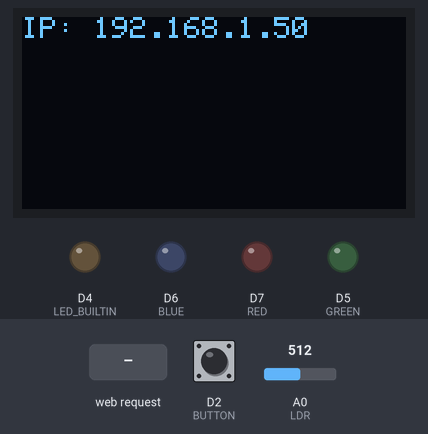
A program run on a simulated ESP8266 (NodeMCU). Shown: 128×64 one-colour display, output pins drawn as LEDs (lit = HIGH, except the on-board LED, lit = LOW). The test bench sets the inputs (shaded band); at power-on: D2 (BUTTON) LOW, A0 (LDR) = 512. WiFi joins after 1.5 s; servers stay silent unless stated; the display library's start-up logo is not drawn; storage starts empty; not simulated (calls return 0 or success): credentials.h; what the program prints to the serial monitor is not drawn.

Above: at 7.9 s.
8.0 s: HTTP request GET /?redon=1 received
At 8.9 s:
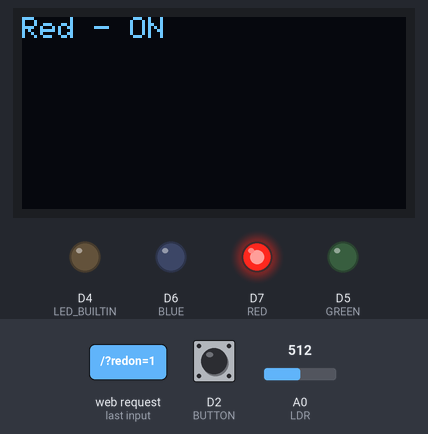
9.6 s: HTTP request GET /?greenon=1 received
At 10.2 s:
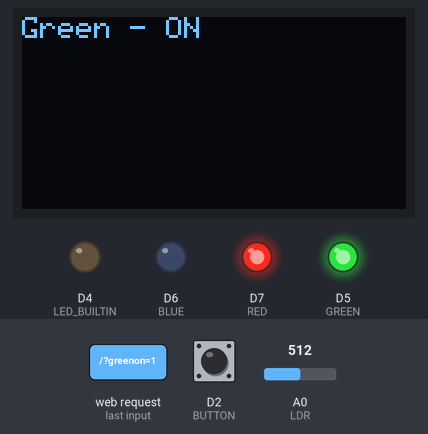
11.2 s: HTTP request GET /?redoff=1 received
At 12.5 s:
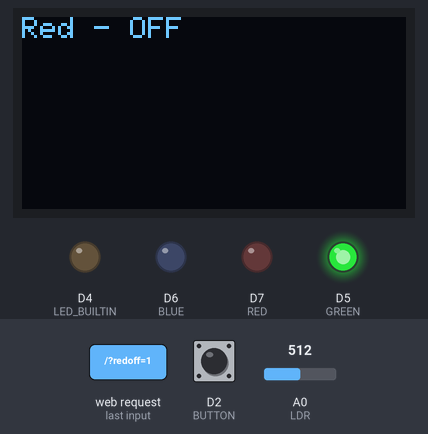
12.8 s: HTTP request GET /?redon=0 received
At 13.8 s:
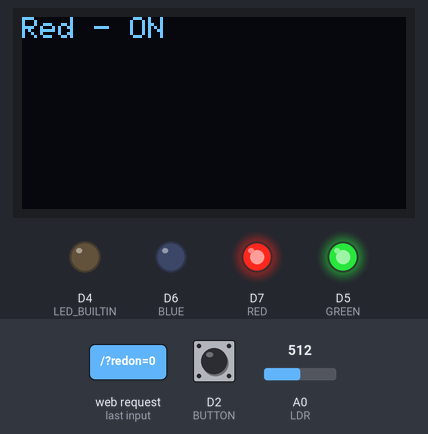
14.4 s: HTTP request GET /?redoff=0 received
At 14.46 s:
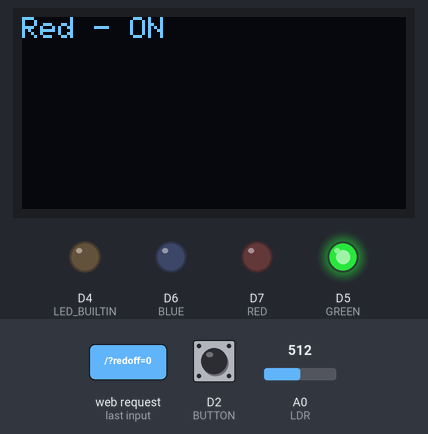
16.0 s: HTTP request GET /?redon=120 received
At 16.06 s:
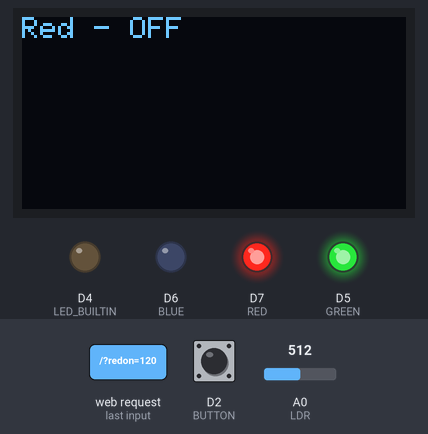
Timing chart, 0 to 18.6 s (numbered marks = the images above; inputs shaded):
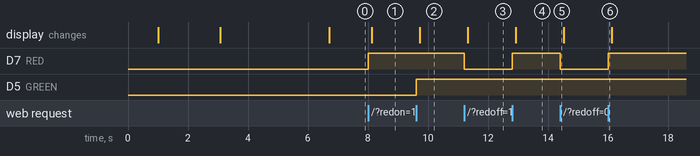

Measured:
- after the input at 8.0 s, D7 (RED): LOW → HIGH at once; the display: changes after 0.13 s (image 1)
- after the input at 9.6 s, D5 (GREEN): LOW → HIGH at once; the display: changes after 0.13 s (image 2)
- after the input at 11.2 s, D7 (RED): HIGH → LOW at once; the display: changes after 0.13 s (image 3)
- after the input at 12.8 s, D7 (RED): LOW → HIGH at once; the display: changes after 0.13 s (image 4)
- after the input at 14.4 s, D7 (RED): HIGH → LOW at once
- after the input at 16.0 s, D7 (RED): LOW → HIGH at once

The program:

main.cpp
```cpp
#include <Arduino.h>
#include <Ticker.h>

#include <ESP8266WiFi.h>
#include <ESP8266WebServer.h>
#include <FS.h>
#include <WiFiUdp.h>
#include <Wire.h>
#include <Adafruit_GFX.h>
#include <Adafruit_SSD1306.h>

#include "credentials.h" // Network name, password, and private API key

#define SCREEN_WIDTH 128 // OLED display width, in pixels
#define SCREEN_HEIGHT 64 // OLED display height, in pixels

ESP8266WebServer server(80);

// Declaration for an SSD1306 display connected to I2C (SDA, SCL pins)
#define OLED_RESET -1 // Reset pin # (or -1 if sharing Arduino reset pin)
Adafruit_SSD1306 display(SCREEN_WIDTH, SCREEN_HEIGHT, &Wire, OLED_RESET);

const int LDR = A0;
const int BUTTON = 4;
const int RED = D7;
const int GREEN = D5;
const int BLUE = D6;

void initWiFi(void);
void initWebServer(void);
void handleRoot(void);
void initDisplay(void);
void testscrolltext(void);
void displayMessage(String _message);

void setup()
{
  pinMode(LED_BUILTIN, OUTPUT);

  pinMode(LDR, INPUT);
  pinMode(BUTTON, INPUT);
  pinMode(RED, OUTPUT);
  pinMode(GREEN, OUTPUT);
  pinMode(BLUE, OUTPUT);

  delay(1000);
  Serial.begin(115200);

  initDisplay();

  initWiFi();
  initWebServer();
  server.begin();

  server.on("/", handleRoot);
  digitalWrite(LED_BUILTIN, HIGH);

  //  ticker.attach(TICKER_PERIOD, tickerHandler);
}

void loop()
{
  server.handleClient();
}

void initWiFi()
{
  Serial.println("Initialize WiFi...");

  if (!WiFi.begin(ssid, password))
  // if (!WiFi.begin(WIFI_SSID, WIFI_PWD))
  {
    Serial.println("ERROR: WiFi.begin");
    return;
  }

  while (WiFi.status() != WL_CONNECTED)
  {
    delay(300);
    Serial.print(".");
  }

  Serial.println();
  Serial.println("OK: WiFi connected");
  Serial.print("IP address: ");
  Serial.println(WiFi.localIP());
  //  displayMessage("IP: ");
  // delay(1000);
  displayMessage("IP: " + WiFi.localIP().toString());
}

void initWebServer()
{
  Serial.println("Initialize SPIFFS...");

  if (!SPIFFS.begin())
  {
    Serial.println("ERROR: SPIFFS.begin");
    return;
  }
  Serial.println("Initialize Web Server...");
}

void handleRoot()
{
  if (server.hasArg("redon"))
  {
    digitalWrite(RED, HIGH);
    Serial.printf("Red - ON");
    displayMessage("Red - ON");
  }
  else if (server.hasArg("redoff"))
  {
    digitalWrite(RED, LOW);
    Serial.printf("Red - OFF");
    displayMessage("Red - OFF");
  }
  else if (server.hasArg("greenon"))
  {
    Serial.printf("Green - ON");
    digitalWrite(GREEN, HIGH);
    // digitalWrite(LED_BUILTIN, HIGH);
    displayMessage("Green - ON");
  }
  else if (server.hasArg("greenoff"))
  {
    Serial.printf("Green - OFF");
    digitalWrite(GREEN, LOW);
    // digitalWrite(LED_BUILTIN, LOW);
    displayMessage("Green - OFF");
  }
  else if (server.hasArg("blueon"))
  {
    digitalWrite(BLUE, HIGH);
    Serial.printf("Blue - ON");
    displayMessage("Blue - ON");
  }
  else if (server.hasArg("blueoff"))
  {
    digitalWrite(BLUE, LOW);
    Serial.printf("Blue - OFF");
    displayMessage("Blue - OFF");
  }
  else if (server.hasArg("off"))
  {
    digitalWrite(GREEN, LOW);
    digitalWrite(BLUE, LOW);
    digitalWrite(RED, LOW);
    displayMessage("All of");
  }
  else if (server.hasArg("on"))
  {
    digitalWrite(GREEN, HIGH);
    digitalWrite(BLUE, HIGH);
    digitalWrite(RED, HIGH);
    displayMessage("All on");
  }

  int sensorValue = analogRead(LDR);
  char lightSensorValue[30];
  dtostrf(sensorValue, 4, 3, lightSensorValue);

  int buttonValue = digitalRead(BUTTON);
  char buttonSensorValue[30];
  dtostrf(buttonValue, 4, 3, buttonSensorValue);

  char request[1024];
  strcpy(request, "<html><head>");
  strcat(request, "<title>ESP8266 WittyCloud ESP12 Board</title>");
  strcat(request, "<meta name=\"viewport\" content=\"width=device-width, initial-scale=1.0\"/>");
  strcat(request, "</head><body><ul>");
  strcat(request, "<li>Light sensor: ");
  strcat(request, lightSensorValue);
  strcat(request, "</li>");
  strcat(request, "<li>Button: ");
  strcat(request, buttonSensorValue);
  strcat(request, "</li><hr />");
  strcat(request, "<li>All: <a href=\"?off=1\">Off</a></li>");
  strcat(request, "<li>All: <a href=\"?on=1\">On</a></li>");
  strcat(request, "<li>White: <a href=\"?redon=1\">On</a> <a href=\"?redoff=1\">Off</a></li>");
  strcat(request, "<li>Green: <a href=\"?greenon=1\">On</a> <a href=\"?greenoff=1\">Off</a></li>");
  strcat(request, "<li>Blue: <a href=\"?blueon=1\">On</a> <a href=\"?blueoff=1\">Off</a></li>");
  strcat(request, "</body></html>");
  server.send(200, "text/html", request);
}
void initDisplay()
{
  // SSD1306_SWITCHCAPVCC = generate display voltage from 3.3V internally
  if (!display.begin(SSD1306_SWITCHCAPVCC, 0x3C))
  {
    Serial.println(F("SSD1306 allocation failed"));
    for (;;)
      ; // Don't proceed, loop forever
  }

  // Show initial display buffer contents on the screen --
  // the library initializes this with an Adafruit splash screen.
  display.display();
  delay(2000); // Pause for 2 seconds

  // Clear the buffer
  display.clearDisplay();

  // Draw a single pixel in white
  display.drawPixel(10, 10, WHITE);

  // Show the display buffer on the screen. You MUST call display() after
  // drawing commands to make them visible on screen!
  display.display();
  delay(2000);

  // Invert and restore display, pausing in-between
  // display.invertDisplay(true);
}

void testscrolltext()
{
  display.clearDisplay();

  display.setTextSize(2); // Draw 2X-scale text
  display.setTextColor(WHITE);
  display.setCursor(10, 0);
  display.println(F("scroll"));
  display.display(); // Show initial text
  delay(100);

  // Scroll in various directions, pausing in-between:
  display.startscrollright(0x00, 0x0F);
  delay(2000);
  display.stopscroll();
  delay(1000);
  display.startscrollleft(0x00, 0x0F);
  delay(2000);
  display.stopscroll();
  delay(1000);
  display.startscrolldiagright(0x00, 0x07);
  delay(2000);
  display.startscrolldiagleft(0x00, 0x07);
  delay(2000);
  display.stopscroll();
  delay(1000);
}

void displayMessage(String _message)
{
  display.clearDisplay();

  display.setTextSize(1); // Draw 2X-scale text
  display.setTextColor(WHITE);
  display.setCursor(0, 0);
  display.println(_message);
  delay(100);
  display.display();
}
```
